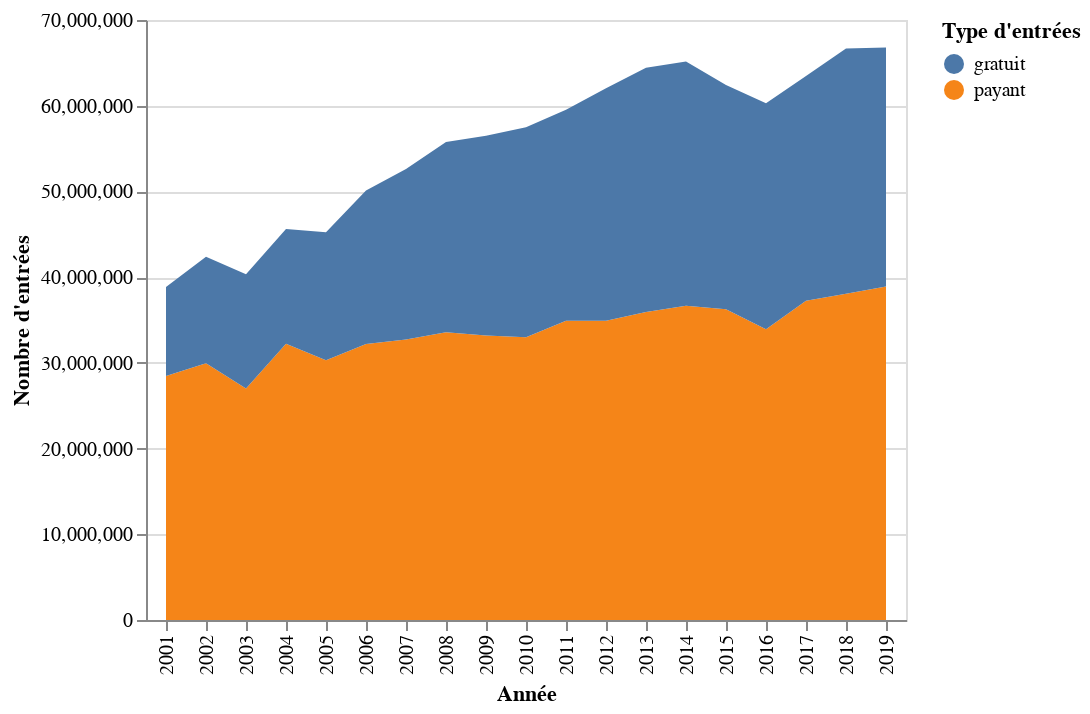

Source (notebook cell):
### Markdown cell above
Tentons ici de finaliser notre graphique et explorons pour cela d'autres paramètres d'`Altair` que l'on peut modifier afin de personnaliser le rendu final en gardant en tête les questions que nous avons énoncées plus tôt comme prismes utiles pour produire des graphiques pertinents.

Par défaut, `Altair` utilise les noms des colonnes de notre jeu de données pour produire les légendes : les *underscores* ne sont pas super à la lecture et l'idéal serait de pouvoir les supprimer. Au passage, on pourra aussi ajouter un titre à notre graphique.

Pour modifier plus en détail certains paramètres, il nous faut passer directement les objets représentant chaque **encodeur** faisant le lien entre l'ensemble de notre jeu de données et le paramètre visuel auquel il se rapporte. De façon générale, il s'agit simplement d'appeler directement sur l'objet `Altair` la méthode qui porte généralement le même nom que le paramètre que l'on passait au préalable à la méthode `.encode()`.

Ainsi, pour représenter le paramètre `x` ou `y`, on peut appeler la méthode `.X()` et `.Y()` qui représentent respectivement l'**encodeur** de l'axe des abscisses et de celui des ordonnées. Toujours dans la logique de l'**approche fonctionnelle** d'`Altair`, on peut passer des paramètres à ces méthodes qui peuvent, à leur tour, prendre de nouvelles fonctions en paramètres.

### Code cell
# On appelle les méthodes propres à chaque encodeur auxquelles on passe le paramètre "title" pour
# modifier le titre des légendes de chaque axe
alt.Chart(df_long_freq_annee).mark_area().encode(
    alt.X(
        shorthand="annee:O",
        title="Année"
    ),
    alt.Y(
        shorthand="nombre_entree",
        title="Nombre d'entrées"
    ),
    alt.Color(
        shorthand="type_entree",
        title="Type d'entrées"
    )
)

### Figure 1 — Vega-Lite specification as saved in the notebook (floating-point values rounded to 4 significant figures)
{"config": {"view": {"continuousWidth": 400, "continuousHeight": 300}}, "data": {"name": "data-37c891bb50915f3e536e0f602ba2dae9"}, "mark": "area", "encoding": {"color": {"type": "nominal", "field": "type_entree", "title": "Type d'entrées"}, "x": {"type": "ordinal", "field": "annee", "title": "Année"}, "y": {"type": "quantitative", "field": "nombre_entree", "title": "Nombre d'entrées"}}, "$schema": "https://vega.github.io/schema/vega-lite/v4.8.1.json", "datasets": {"data-37c891bb50915f3e536e0f602ba2dae9": [{"annee": 2001, "type_entree": "payant", "nombre_entree": 28470000.0}, {"annee": 2002, "type_entree": "payant", "nombre_entree": 29950000.0}, {"annee": 2003, "type_entree": "payant", "nombre_entree": 27010000.0}, {"annee": 2004, "type_entree": "payant", "nombre_entree": 32220000.0}, {"annee": 2005, "type_entree": "payant", "nombre_entree": 30320000.0}, {"annee": 2006, "type_entree": "payant", "nombre_entree": 32200000.0}, {"annee": 2007, "type_entree": "payant", "nombre_entree": 32710000.0}, {"annee": 2008, "type_entree": "payant", "nombre_entree": 33580000.0}, {"annee": 2009, "type_entree": "payant", "nombre_entree": 33190000.0}, {"annee": 2010, "type_entree": "payant", "nombre_entree": 33000000.0}, {"annee": 2011, "type_entree": "payant", "nombre_entree": 34910000.0}, {"annee": 2012, "type_entree": "payant", "nombre_entree": 34910000.0}, {"annee": 2013, "type_entree": "payant", "nombre_entree": 35930000.0}, {"annee": 2014, "type_entree": "payant", "nombre_entree": 36650000.0}, {"annee": 2015, "type_entree": "payant", "nombre_entree": 36240000.0}, {"annee": 2016, "type_entree": "payant", "nombre_entree": 33910000.0}, {"annee": 2017, "type_entree": "payant", "nombre_entree": 37230000.0}, {"annee": 2018, "type_entree": "payant", "nombre_entree": 38050000.0}, {"annee": 2019, "type_entree": "payant", "nombre_entree": 38920000.0}, {"annee": 2001, "type_entree": "gratuit", "nombre_entree": 10380000.0}, {"annee": 2002, "type_entree": "gratuit", "nombre_entree": 12420000.0}, {"annee": 2003, "type_entree": "gratuit", "nombre_entree": 13310000.0}, {"annee": 2004, "type_entree": "gratuit", "nombre_entree": 13410000.0}, {"annee": 2005, "type_entree": "gratuit", "nombre_entree": 14930000.0}, {"annee": 2006, "type_entree": "gratuit", "nombre_entree": 17920000.0}, {"annee": 2007, "type_entree": "gratuit", "nombre_entree": 19910000.0}, {"annee": 2008, "type_entree": "gratuit", "nombre_entree": 22190000.0}, {"annee": 2009, "type_entree": "gratuit", "nombre_entree": 23290000.0}, {"annee": 2010, "type_entree": "gratuit", "nombre_entree": 24500000.0}, {"annee": 2011, "type_entree": "gratuit", "nombre_entree": 24600000.0}, {"annee": 2012, "type_entree": "gratuit", "nombre_entree": 27140000.0}, {"annee": 2013, "type_entree": "gratuit", "nombre_entree": 28500000.0}, {"annee": 2014, "type_entree": "gratuit", "nombre_entree": 28500000.0}, {"annee": 2015, "type_entree": "gratuit", "nombre_entree": 26170000.0}, {"annee": 2016, "type_entree": "gratuit", "nombre_entree": 26360000.0}, {"annee": 2017, "type_entree": "gratuit", "nombre_entree": 26240000.0}, {"annee": 2018, "type_entree": "gratuit", "nombre_entree": 28620000.0}, {"annee": 2019, "type_entree": "gratuit", "nombre_entree": 27870000.0}]}}
